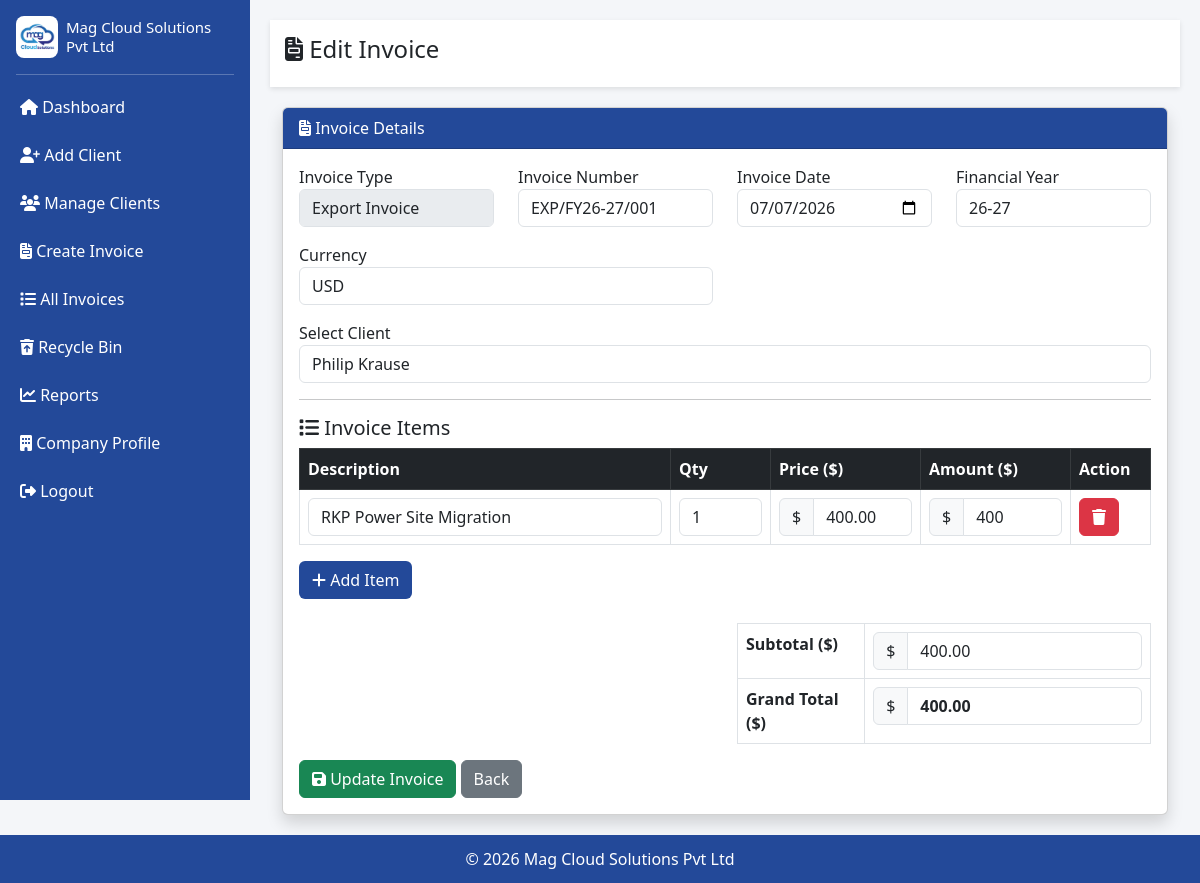
Screenshot of /modules/invoices/edit-invoice.php?id=50 (signed in) with the database file from the repository.
### tables this page shows
CREATE TABLE `company_settings` (
  `id` int(11) NOT NULL,
  `company_name` varchar(200) DEFAULT NULL,
  `address` text DEFAULT NULL,
  `state` varchar(100) DEFAULT NULL,
  `gstin` varchar(50) DEFAULT NULL,
  `pan` varchar(50) DEFAULT NULL,
  `phone` varchar(20) DEFAULT NULL,
  `email` varchar(100) DEFAULT NULL,
  `website` varchar(200) NOT NULL,
  `bank_name` varchar(200) DEFAULT NULL,
  `account_number` varchar(100) DEFAULT NULL,
  `ifsc` varchar(50) DEFAULT NULL,
  `swift_code` varchar(50) DEFAULT NULL,
  `logo` varchar(200) DEFAULT NULL,
  `signature` varchar(200) DEFAULT NULL,
  `created_at` timestamp NOT NULL DEFAULT current_timestamp()
);

CREATE TABLE `invoices` (
  `id` int(11) NOT NULL,
  `invoice_number` varchar(50) DEFAULT NULL,
  `invoice_type` enum('gst','export') DEFAULT NULL,
  `client_id` int(11) DEFAULT NULL,
  `invoice_date` date DEFAULT NULL,
  `financial_year` varchar(20) DEFAULT NULL,
  `subtotal` decimal(10,2) DEFAULT NULL,
  `tax_amount` decimal(10,2) DEFAULT NULL,
  `total_amount` decimal(10,2) DEFAULT NULL,
  `currency` varchar(10) DEFAULT NULL,
  `status` varchar(20) DEFAULT NULL,
  `created_at` timestamp NOT NULL DEFAULT current_timestamp(),
  `place_of_supply` varchar(100) DEFAULT NULL,
  `payment_terms` varchar(100) DEFAULT NULL,
  `due_date` date DEFAULT NULL,
  `cgst` decimal(10,2) DEFAULT NULL,
  `sgst` decimal(10,2) DEFAULT NULL,
  `igst` decimal(10,2) DEFAULT 0.00,
  `grand_total` decimal(10,2) DEFAULT NULL,
  `deleted_at` datetime DEFAULT NULL
);

CREATE TABLE `clients` (
  `id` int(11) NOT NULL,
  `client_name` varchar(150) DEFAULT NULL,
  `company_name` varchar(150) DEFAULT NULL,
  `email` varchar(100) DEFAULT NULL,
  `phone` varchar(20) DEFAULT NULL,
  `address` text DEFAULT NULL,
  `state` varchar(100) DEFAULT NULL,
  `country` varchar(100) DEFAULT NULL,
  `gstin` varchar(20) DEFAULT NULL,
  `ved_no` varchar(200) NOT NULL,
  `created_at` timestamp NOT NULL DEFAULT current_timestamp()
);

CREATE TABLE `invoice_items` (
  `id` int(11) NOT NULL,
  `invoice_id` int(11) DEFAULT NULL,
  `description` text DEFAULT NULL,
  `qty` int(11) DEFAULT NULL,
  `unit_price` decimal(10,2) DEFAULT NULL,
  `hsn_code` varchar(50) DEFAULT NULL,
  `tax_rate` decimal(5,2) DEFAULT NULL,
  `amount` decimal(10,2) DEFAULT NULL
);

### config/config.php (called while the page is built, shortened)
<?php
$base_url = "https://localhost/invoice/";
?>

### modules/invoices/edit-invoice.php (the view, shortened to what this page needs)
<?php
require_once __DIR__ . "/../../config/database.php";
include "../../includes/header.php";
include "../../includes/sidebar.php";
$id = intval($_GET['id'] ?? 0);
$invQ = mysqli_query($conn,"
  SELECT invoices.*, clients.client_name
  FROM invoices
  LEFT JOIN clients ON invoices.client_id = clients.id
  WHERE invoices.id='$id'
  LIMIT 1
");
$data = mysqli_fetch_assoc($invQ);
$itemsQ = mysqli_query($conn,"SELECT * FROM invoice_items WHERE invoice_id='$id'");
$items = [];
while($r = mysqli_fetch_assoc($itemsQ)){ $items[] = $r; }
$clients = mysqli_query($conn,"SELECT * FROM clients");
$type = $data['invoice_type'];
$active_currency = ($type === 'gst') ? 'INR' : ($data['currency'] ?: 'USD');
$cur_symbol = getCurrencySymbol($active_currency);
?>
<div class="content">
  <div class="topbar">
    <h4><i class="fa fa-file-invoice"></i> Edit Invoice</h4>
  </div>
  <div class="container-fluid">
    <div class="card shadow">
      <div class="card-header text-white" style="background:#234999">
        <i class="fa fa-file-invoice"></i> Invoice Details
      </div>
      <div class="card-body">
        <form method="POST" action="update-invoice.php">
          <div class="row">
            <div class="col-md-3 mb-3">
              <label>Invoice Type</label>
              <select class="form-control" disabled>
                <option value="export" <?php echo ($type==='export')?'selected':''; ?>>Export Invoice</option>
              </select>
            </div>
            <div class="col-md-3 mb-3">
              <label>Invoice Number</label>
              <input type="text" name="invoice_number"
                value="<?php echo htmlspecialchars($data['invoice_number']); ?>"
                class="form-control" readonly>
            </div>
            <div class="col-md-3 mb-3">
              <label>Invoice Date</label>
              <input type="date" name="invoice_date"
                value="<?php echo htmlspecialchars($data['invoice_date']); ?>"
                class="form-control" required>
            </div>
            <div class="col-md-3 mb-3">
              <label>Financial Year</label>
              <input type="text" name="financial_year"
                value="<?php echo htmlspecialchars($data['financial_year']); ?>"
                class="form-control" readonly>
            </div>
          </div>
          <div class="row export_fields" <?php echo ($type==='gst')?'style="display:none"':''; ?>>
            <div class="col-md-6 mb-3">
              <label>Currency</label>
              <select name="currency" id="currency" class="form-control">
                <?php
                  $cur = $data['currency'] ?: 'USD';
                  $opts = ['USD','EUR','GBP'];
                  foreach($opts as $o){
                    $sel = ($cur===$o) ? 'selected' : '';
                    echo "<option value='".htmlspecialchars($o)."' $sel>".htmlspecialchars($o)."</option>";
                  }
                ?>
              </select>
            </div>
          </div>
          <div class="col-md-12 mb-12">
            <label>Select Client</label>
            <select name="client_id" id="client_id" class="form-control">
              <?php while($c=mysqli_fetch_assoc($clients)){ ?>
                <option value="<?php echo $c['id']; ?>"
                  data-state="<?php echo htmlspecialchars($c['state'] ?? '', ENT_QUOTES); ?>"
                  data-gstin="<?php echo htmlspecialchars($c['gstin'] ?? '', ENT_QUOTES); ?>"
                  <?php echo ($c['id']==$data['client_id'])?'selected':''; ?>>
                  <?php echo htmlspecialchars($c['client_name']); ?>
                </option>
              <?php } ?>
            </select>
          </div>
          <hr>
          <h5><i class="fa fa-list"></i> Invoice Items</h5>
          <div class="table-responsive">
            <table class="table table-bordered" id="invoiceTable">
              <thead class="table-dark">
                <tr>
                  <th>Description</th>
                  <th width="100">Qty</th>
                  <th width="150">Price (<span class="cur_sym"><?php echo $cur_symbol; ?></span>)</th>
                  <th width="150">Amount (<span class="cur_sym"><?php echo $cur_symbol; ?></span>)</th>
                  <th width="80">Action</th>
                </tr>
              </thead>
              <tbody>
                <?php foreach($items as $it){ ?>
                  <tr>
                    <td><input type="text" name="description[]" class="form-control" value="<?php echo htmlspecialchars($it['description']); ?>"></td>
                    <td><input type="number" name="qty[]" class="form-control qty" value="<?php echo htmlspecialchars($it['qty']); ?>"></td>
                    <td>
                      <div class="input-group">
                        <span class="input-group-text cur_prefix"><?php echo $cur_symbol; ?></span>
                        <input type="number" name="price[]" class="form-control price" value="<?php echo htmlspecialchars($it['unit_price']); ?>">
                      </div>
                    </td>
                    <td>
                      <div class="input-group">
                        <span class="input-group-text cur_prefix"><?php echo $cur_symbol; ?></span>
                        <input type="text" name="amount[]" class="form-control amount" readonly value="<?php echo htmlspecialchars($it['amount']); ?>">
                      </div>
                    </td>
                    <td>
                      <button type="button" class="btn btn-danger remove">
                        <i class="fa fa-trash"></i>
                      </button>
                    </td>
                  </tr>
                <?php } ?>
              </tbody>
            </table>
          </div>
          <button type="button" class="btn text-white" style="background:#234999" id="addRow">
            <i class="fa fa-plus"></i> Add Item
          </button>
          <br><br>
          <div class="row">
            <div class="col-md-6"></div>
            <div class="col-md-6">
              <table class="table table-bordered">
                <tr>
                  <th>Subtotal (<span class="cur_sym"><?php echo $cur_symbol; ?></span>)</th>
                  <td>
                    <div class="input-group">
                      <span class="input-group-text cur_prefix"><?php echo $cur_symbol; ?></span>
                      <input type="text" name="subtotal" id="subtotal" class="form-control" readonly>
                    </div>
                  </td>
                </tr>
                <tr>
                  <th>Grand Total (<span class="cur_sym"><?php echo $cur_symbol; ?></span>)</th>
                  <td>
                    <div class="input-group">
                      <span class="input-group-text cur_prefix"><?php echo $cur_symbol; ?></span>
                      <input type="text" name="grand_total" id="grand_total" class="form-control fw-bold" readonly>
                    </div>
                  </td>
                </tr>
              </table>
            </div>
          </div>
          <button type="submit" class="btn btn-success">
            <i class="fa fa-save"></i> Update Invoice
          </button>
          <a href="invoice-list.php" class="btn btn-secondary">Back</a>
        </form>
      </div>
    </div>
  </div>
</div>
<?php include "../../includes/footer.php"; ?>

### includes/sidebar.php (shortened to what this page needs)
<?php include __DIR__."/../config/config.php"; ?>
<div class="app-sidebar" id="appSidebar" aria-label="Sidebar navigation">
<div class="sidebar-brand px-3 pt-3 pb-2">
  <div class="d-flex align-items-center gap-2">
    <?php if(!empty($company['logo']) && file_exists(__DIR__.'/../uploads/logo/'.basename($company['logo']))){ ?>
    <img src="<?php echo $base_url; ?>uploads/logo/<?php echo rawurlencode(basename($company['logo'])); ?>"
         alt="Company Logo"
         class="sidebar-logo">
    <?php }else{ ?>
    <div class="sidebar-logo-placeholder">
      <i class="fa fa-building"></i>
    </div>
    <?php } ?>
    <h5 class="m-0 sidebar-company-name"><?php echo htmlspecialchars($company['company_name']); ?></h5>
  </div>
</div>
<hr class="sidebar-divider mx-3 my-2">
<a href="<?php echo $base_url; ?>index.php">
<i class="fa fa-home"></i> Dashboard
</a>
<a href="<?php echo $base_url; ?>modules/clients/add-client.php">
<i class="fa fa-user-plus"></i> Add Client
</a>
<a href="<?php echo $base_url; ?>modules/clients/client-list.php">
<i class="fa fa-users"></i> Manage Clients
</a>
<a href="<?php echo $base_url; ?>modules/invoices/create-invoice.php">
<i class="fa fa-file-invoice"></i> Create Invoice
</a>
<a href="<?php echo $base_url; ?>modules/invoices/invoice-list.php">
<i class="fa fa-list"></i> All Invoices
</a>
<a href="<?php echo $base_url; ?>modules/invoices/recycle-bin.php">
<i class="fa fa-trash-restore"></i> Recycle Bin
</a>
<a href="<?php echo $base_url; ?>modules/reports/reports.php">
<i class="fa fa-chart-line"></i> Reports
</a>
<a href="<?php echo $base_url; ?>modules/settings/company-profile.php">
<i class="fa fa-building"></i> Company Profile
</a>
<a href="<?php echo $base_url; ?>logout.php">
<i class="fa fa-sign-out-alt"></i> Logout
</a>
</div>

### includes/footer.php (shortened to what this page needs)
<footer class="footer">
<p class="m-0">
© <?php echo date("Y"); ?> <?php echo $company['company_name']; ?>
</p>
</footer>
</body>
</html>

### includes/header.php (style rules this page uses)
html,body { height:100%; }
body { display:flex; flex-direction:column; min-height:100vh; background:#f4f6f9; }
.content { flex:1; margin-left:250px; padding:20px; transition:0.3s; }
.footer { background:#234999; color:white; text-align:center; padding:12px; }
.app-sidebar { width:250px; height:100vh; background:#234999; position:fixed; color:white; left:0; top:0; transition: transform .25s ease; z-index: 1040; overflow-y:auto; }
.app-sidebar a { display:block; color:white; padding:12px 20px; text-decoration:none; }
.content { margin-left:250px; padding:20px; }
.topbar { background:white; padding:15px; box-shadow:0 2px 5px rgba(0,0,0,0.1); margin-bottom:20px; }
@media (min-width: 992px) { .app-sidebar { transform:none !important; } }

### includes/sidebar.php (style rules this page uses)
.sidebar-brand { position:relative; }
.sidebar-logo { width:42px; height:42px; object-fit:contain; border-radius:8px; background:#fff; padding:3px; flex-shrink:0; }
.sidebar-company-name { font-size:15px; line-height:1.3; word-break:break-word; }
.sidebar-divider { border-color:rgba(255,255,255,0.25); opacity:1; }

### includes/footer.php (style rules this page uses)
.footer { background:#234999; color:white; text-align:center; padding:12px; position:relative; bottom:0; width:100%; }

### rows the page displays
company_settings: logo (picture), company_name "Mag Cloud Solutions Pvt Ltd"
invoices: invoice_type "Export Invoice", invoice_number "EXP/FY26-27/001", invoice_date "07/07/2026", financial_year "26-27", client_id "Philip Krause"
invoice_items: description "RKP Power Site Migration", qty "1", unit_price "400.00", amount "400"

### other values shown
form field currency "USD"
